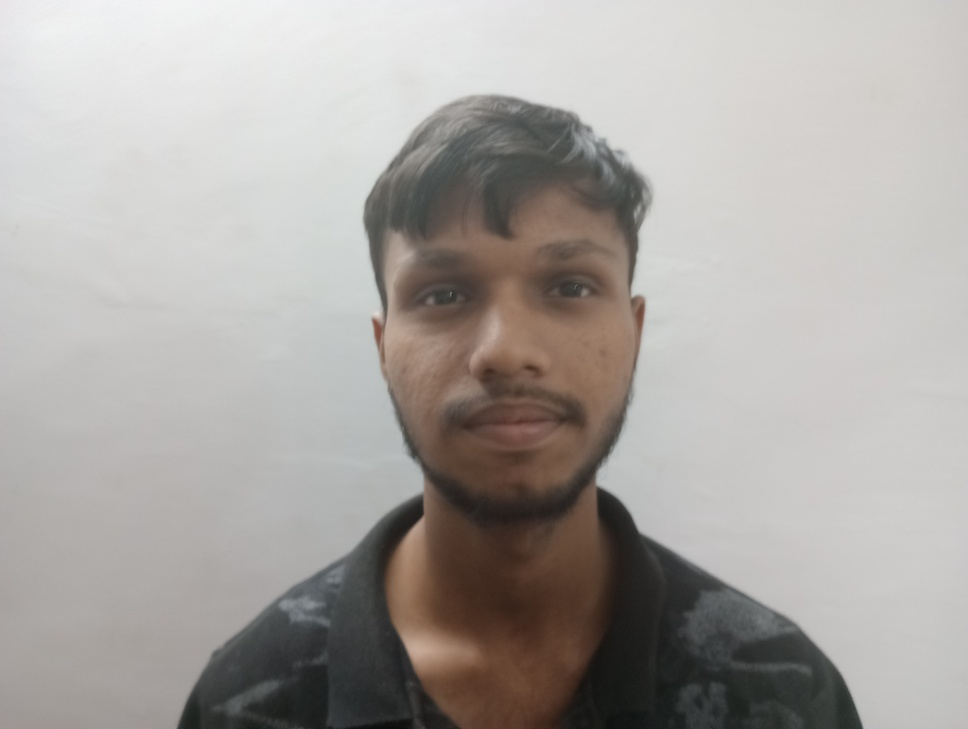
#> input picture Hog/Youtube/images/13.jpg, 968 x 729 px, shrunk from 4080 x 3072 before the run, found by its file name; its folder holds only this picture in this run
$ python main.py
#> lines starting #> are read from the running program, lines starting #| are printed output that depends on the picture; after the words box and inside, x2 and y2 are one past the last pixel; in counts of white or black regions, pixels touching at a corner belong together
# ##### reading from a folder ###################################################

import cv2
import os

# Path to the input images folder
input_folder = r'/home/deepjyotisarmah/Documents/Drone_stuffs/Hog/Youtube/images'

# Path to the output images folder
output_folder = r'/home/deepjyotisarmah/Documents/Drone_stuffs/Hog_output_images_noBW'

# Create the output folder if it doesn't exist
os.makedirs(output_folder, exist_ok=True)

# Load the Haar cascade classifier
detector = cv2.CascadeClassifier(
    '/home/deepjyotisarmah/Documents/Drone_stuffs/haarcascade_frontalface_default.xml')

# Iterate over the images in the input folder
for filename in os.listdir(input_folder):
    if filename.endswith('.jpg') or filename.endswith('.jpeg') or filename.endswith('.png'):
        # Read the image
        img_path = os.path.join(input_folder, filename)
        img = cv2.imread(img_path)
#> img is the input picture: shape (729, 968, 3); mean B, G, R 161.9, 165.5, 169.7

        # Convert the image to grayscale
        # gray = cv2.cvtColor(img, cv2.COLOR_BGR2GRAY)

        # Detect faces in the grayscale image
        faces = detector.detectMultiScale(img, 1.3, 5)
#> faces = [[338, 169, 331, 331]]

        # Iterate over the detected faces
        for (x, y, w, h) in faces:
            # Draw a rectangle around the face
            cv2.rectangle(img, (x, y), (x + w, y + h), (255, 0, 0), 2)

            # Save the detected face to the output folder
            face_img = img[y:y + h, x:x + w]
            output_path = os.path.join(output_folder, f'detected_{filename}')
            cv2.imwrite(output_path, face_img)
#> this loop made 1 pass
#> pass 1, `face_img = img[y:y + h, x:x + w]`:
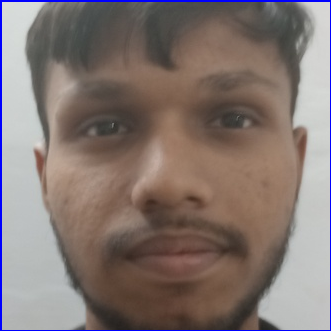
#> face_img: shape (331, 331, 3); mean B, G, R 114, 118.1, 131.4
#> after the loop:
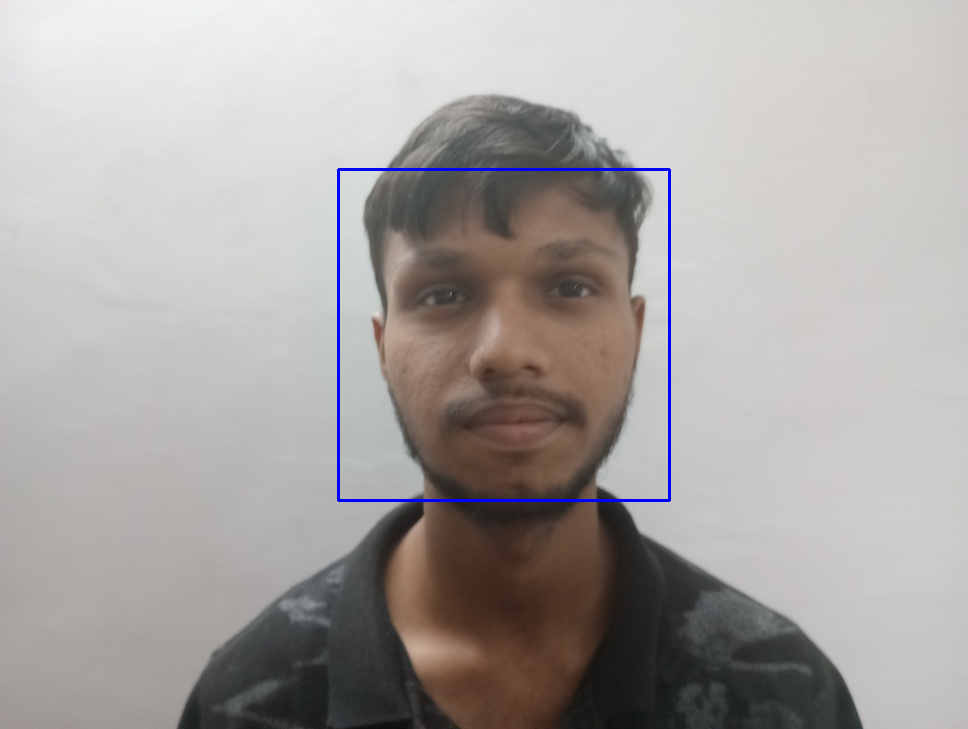
#> img: shape (729, 968, 3); 0.56% of pixels changed, all inside (x1, y1, x2, y2) = (337, 168, 671, 502)

        # Display the image with detected faces
        cv2.imshow('Detected Faces', img)
        cv2.waitKey(1)  # Introduce a slight delay between images

# Clean up
cv2.destroyAllWindows()


# [182 lines of commented-out code are left out]

$ run again, on Hog/Youtube/images/28.jpg
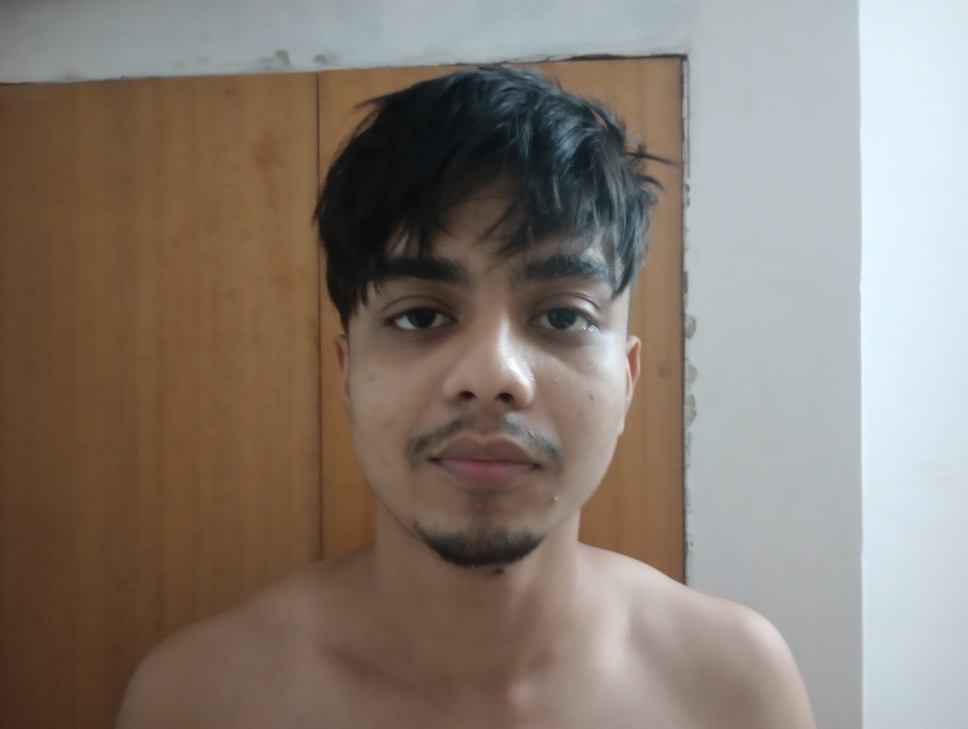
#> input picture Hog/Youtube/images/28.jpg, 968 x 729 px, shrunk from 4080 x 3072 before the run, found by its file name
#> img is the input picture: shape (729, 968, 3); mean B, G, R 114.5, 124.2, 135.3
#> faces = [[617, 159, 59, 59], [282, 150, 413, 413]]
#> the loop `for (x, y, w, h) in faces:` made 2 passes
#> pass 1, `face_img = img[y:y + h, x:x + w]`:
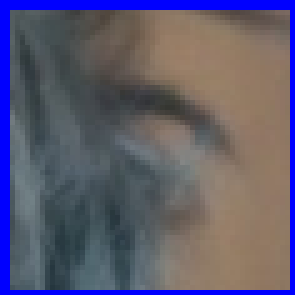
#> face_img: shape (59, 59, 3) (shown 5 times larger); mean B, G, R 111, 91, 94.7
#> after the loop `for (x, y, w, h) in faces:`:
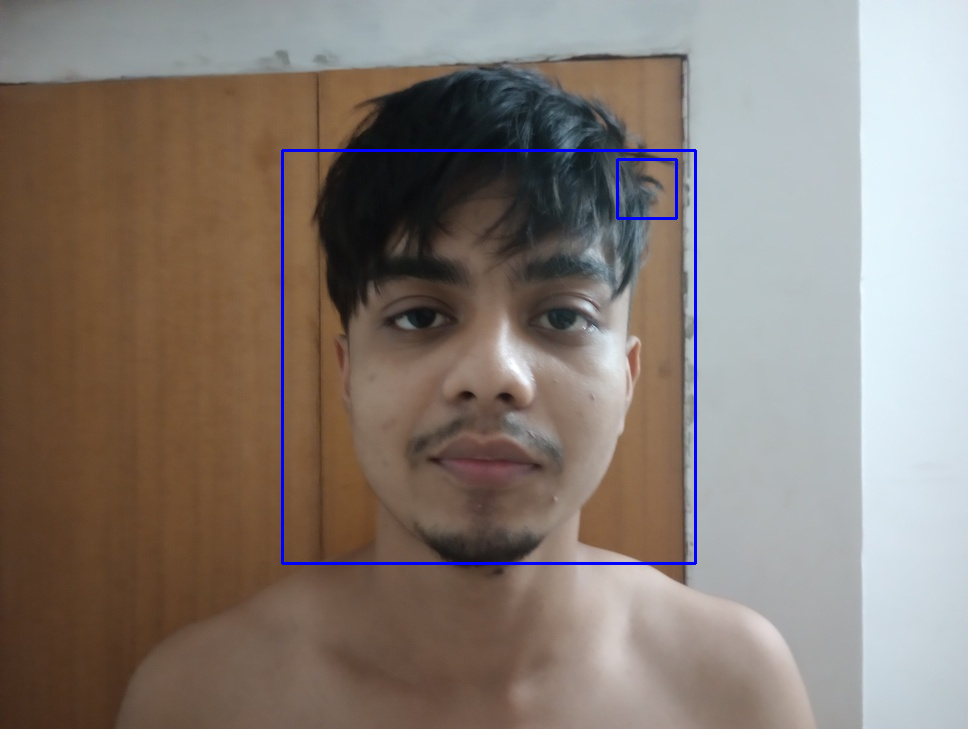
#> img: shape (729, 968, 3); 0.8% of pixels changed, all inside (x1, y1, x2, y2) = (281, 149, 697, 565)

$ run again, on Hog/Youtube/images/29.jpg
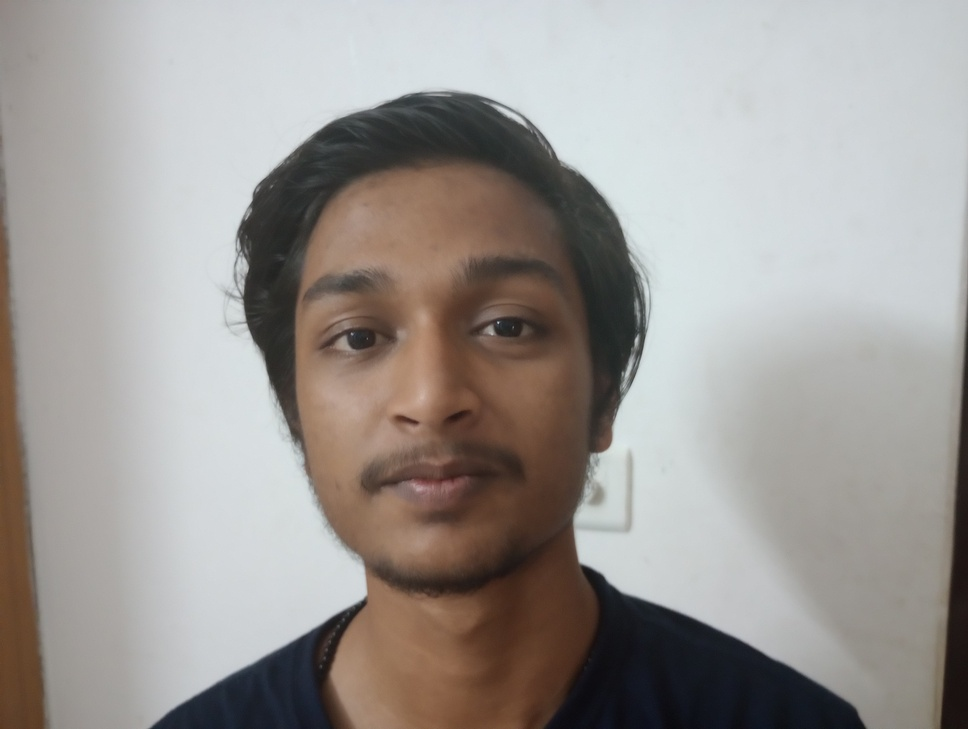
#> input picture Hog/Youtube/images/29.jpg, 968 x 729 px, shrunk from 4080 x 3072 before the run, found by its file name
#> img is the input picture: shape (729, 968, 3); mean B, G, R 149.4, 152.9, 157.4
#> faces = [[245, 174, 377, 377]]
#> the loop `for (x, y, w, h) in faces:` made 1 pass
#> pass 1, `face_img = img[y:y + h, x:x + w]`:
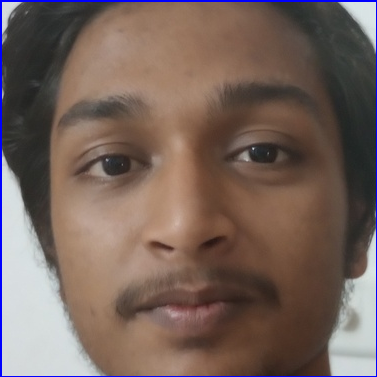
#> face_img: shape (377, 377, 3); mean B, G, R 91.7, 99.3, 117.8
#> after the loop `for (x, y, w, h) in faces:`:
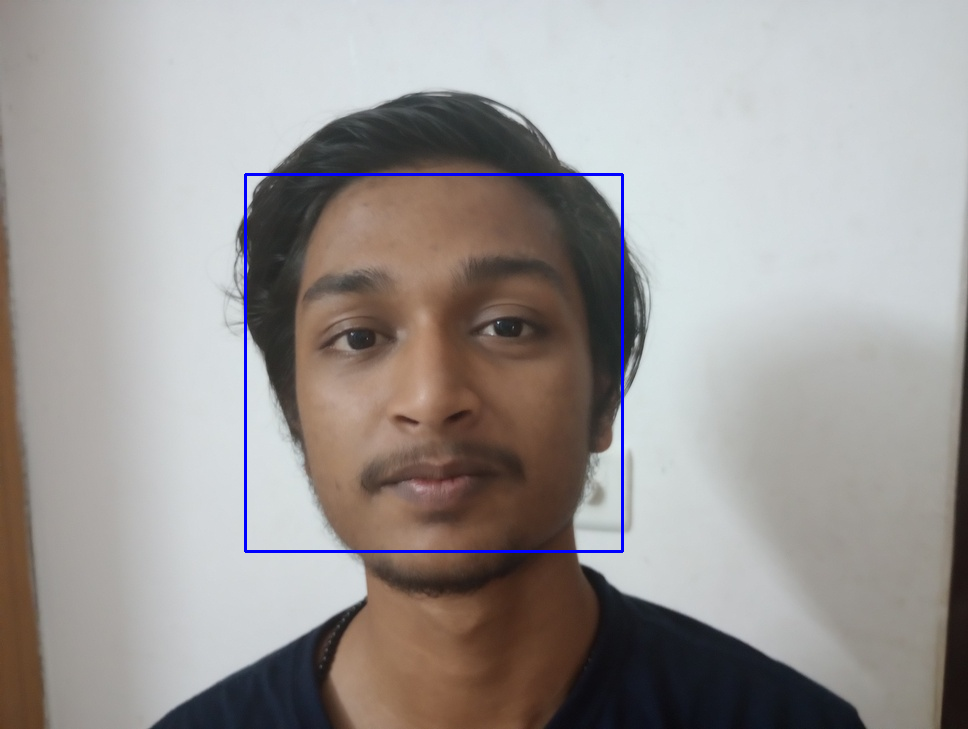
#> img: shape (729, 968, 3); 0.64% of pixels changed, all inside (x1, y1, x2, y2) = (244, 173, 624, 553)

$ run again, on Hog/Youtube/images/3.jpg
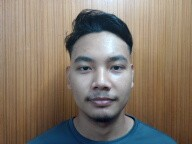
#> input picture Hog/Youtube/images/3.jpg, 192 x 144 px, found by its file name
#> img is the input picture: shape (144, 192, 3); mean B, G, R 106.7, 119.6, 131.2
#> faces = [[61, 35, 82, 82]]
#> the loop `for (x, y, w, h) in faces:` made 1 pass
#> pass 1, `face_img = img[y:y + h, x:x + w]`:
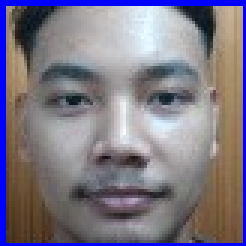
#> face_img: shape (82, 82, 3) (shown 3 times larger); mean B, G, R 134, 119.4, 125.7
#> after the loop `for (x, y, w, h) in faces:`:
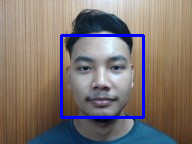
#> img: shape (144, 192, 3); 3.54% of pixels changed, all inside (x1, y1, x2, y2) = (60, 34, 145, 119)

$ run again, on Hog/Youtube/images/14.jpg
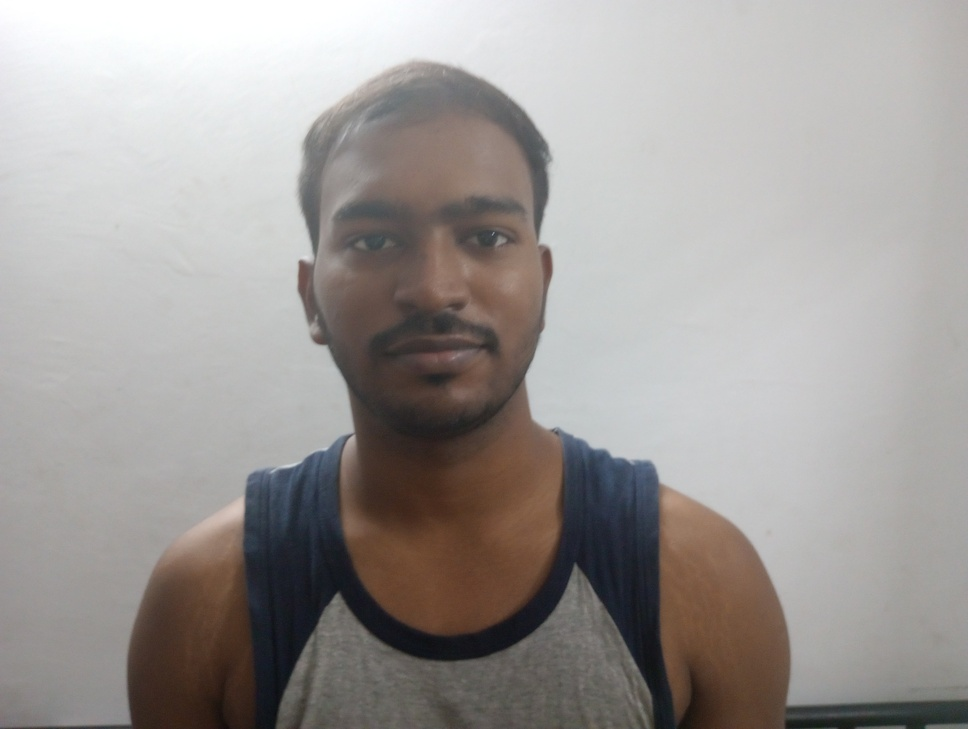
#> input picture Hog/Youtube/images/14.jpg, 968 x 729 px, shrunk from 4080 x 3072 before the run, found by its file name
#> img is the input picture: shape (729, 968, 3); mean B, G, R 151.9, 154.4, 158.9
#> faces = [[308, 144, 257, 257]]
#> the loop `for (x, y, w, h) in faces:` made 1 pass
#> pass 1, `face_img = img[y:y + h, x:x + w]`:
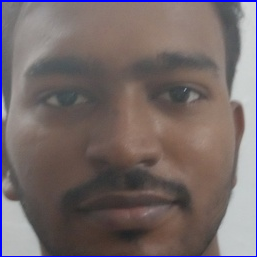
#> face_img: shape (257, 257, 3); mean B, G, R 105.8, 105, 116.6
#> after the loop `for (x, y, w, h) in faces:`:
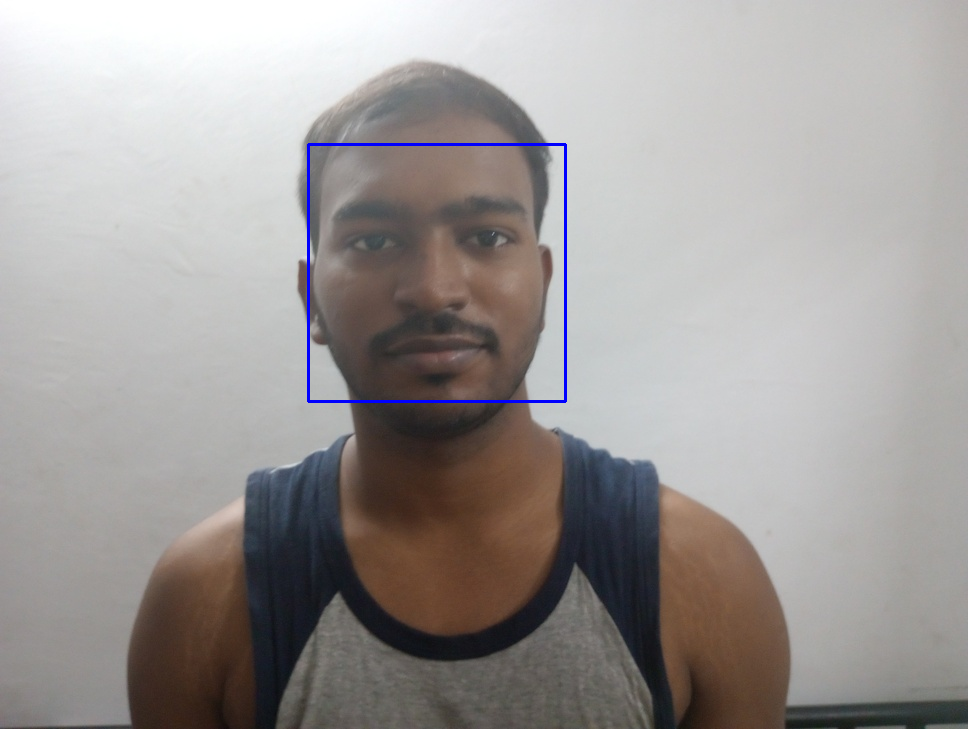
#> img: shape (729, 968, 3); 0.44% of pixels changed, all inside (x1, y1, x2, y2) = (307, 143, 567, 403)
